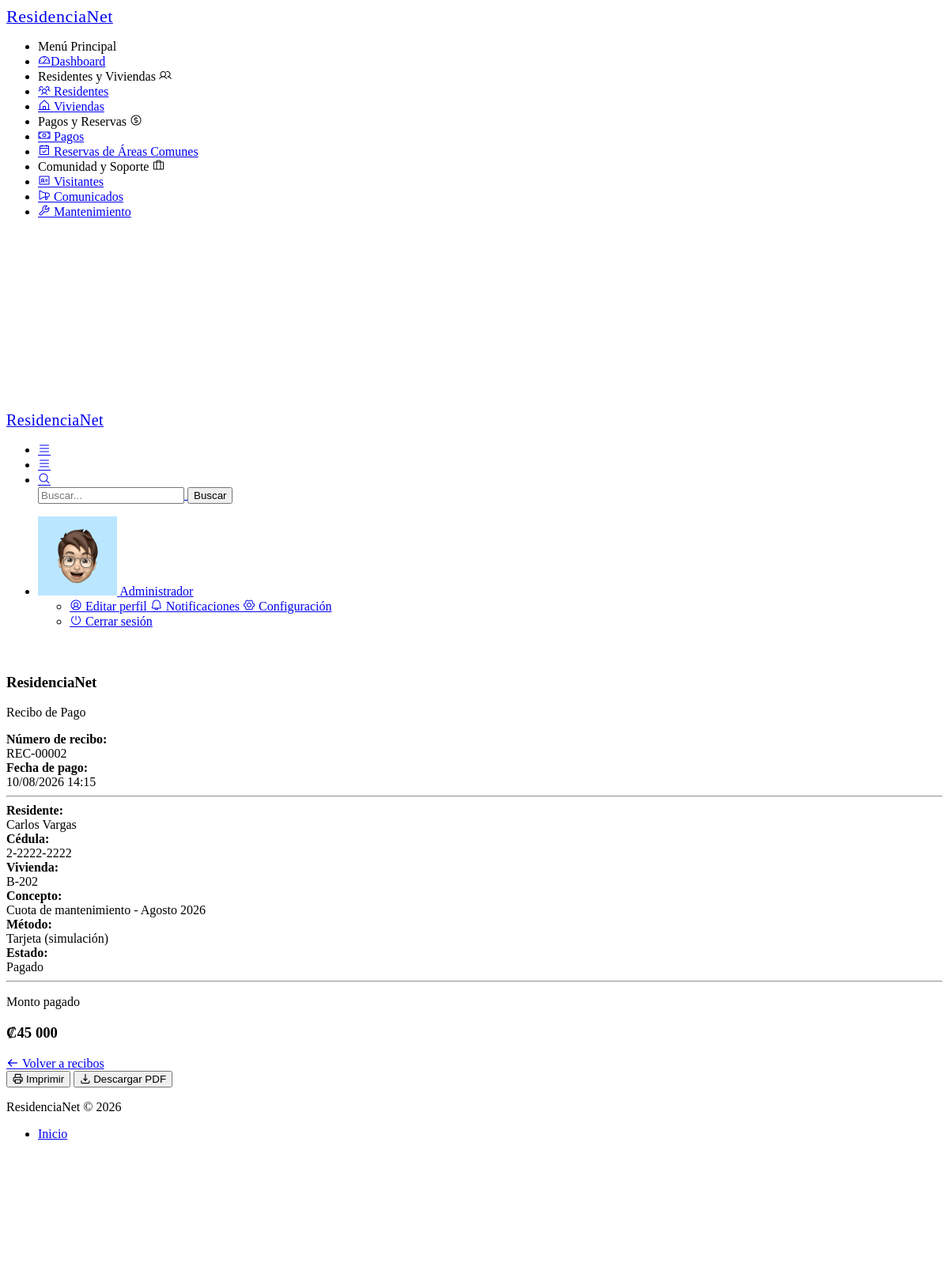
The page /pago/recibo/2 (signed in) on the database its author committed.
### tables this page shows
CREATE TABLE IF NOT EXISTS pagos (
    id INT AUTO_INCREMENT PRIMARY KEY,
    cuota_id INT NOT NULL UNIQUE,
    monto DECIMAL(10,2) NOT NULL,
    fecha_pago DATETIME NOT NULL,
    metodo_pago VARCHAR(50) NOT NULL,
    numero_recibo VARCHAR(20) UNIQUE,
    estado ENUM('Completado') DEFAULT 'Completado',
    created_at TIMESTAMP DEFAULT CURRENT_TIMESTAMP,

    FOREIGN KEY (cuota_id)
        REFERENCES cuotas(id)
        ON DELETE CASCADE
);

CREATE TABLE IF NOT EXISTS residentes (
    id INT AUTO_INCREMENT PRIMARY KEY,
    nombre VARCHAR(100) NOT NULL,
    cedula VARCHAR(30) NOT NULL UNIQUE,
    vivienda_id INT NOT NULL,
    tipo_residente ENUM('Propietario', 'Inquilino', 'Familiar') NOT NULL,
    telefono VARCHAR(30) NOT NULL,
    correo VARCHAR(100) NOT NULL,
    fecha_ingreso DATE NOT NULL,
    estado ENUM('Activo', 'Inactivo') DEFAULT 'Activo',
    observaciones TEXT,
    created_at TIMESTAMP DEFAULT CURRENT_TIMESTAMP,
    FOREIGN KEY (vivienda_id) REFERENCES viviendas(id)
);

CREATE TABLE IF NOT EXISTS viviendas (
    id INT AUTO_INCREMENT PRIMARY KEY,
    identificador VARCHAR(50) NOT NULL,
    tipo ENUM('Apartamento', 'Casa', 'Local Comercial') NOT NULL,
    propietario VARCHAR(100),
    area DECIMAL(10,2) NOT NULL,
    num_habitantes INT DEFAULT 0,
    estado ENUM('Disponible', 'Ocupada', 'En mantenimiento') DEFAULT 'Disponible',
    observaciones TEXT,
    created_at TIMESTAMP DEFAULT CURRENT_TIMESTAMP
);

CREATE TABLE IF NOT EXISTS cuotas (
    id INT AUTO_INCREMENT PRIMARY KEY,
    residente_id INT NOT NULL,
    periodo DATE NOT NULL,
    monto DECIMAL(10,2) NOT NULL,
    fecha_vencimiento DATE NOT NULL,
    estado ENUM('Pendiente', 'Pagada') DEFAULT 'Pendiente',
    created_at TIMESTAMP DEFAULT CURRENT_TIMESTAMP,

    FOREIGN KEY (residente_id)
        REFERENCES residentes(id)
        ON DELETE CASCADE,

    UNIQUE (residente_id, periodo)
);

### app/controllers/PagoController.php (called while the page is built, shortened)
<?php
require_once '../app/core/Controller.php';
class PagoController extends Controller {
    private $pagoModel;
    public function __construct() {
        $this->pagoModel = $this->model('Pago');
    }
    public function recibo($id = null) {
        $pago = $this->pagoModel->getPagoById($id);
        $this->view('pagos/recibo', ['pago' => $pago]);
    }
}

### app/core/app.php (called while the page is built, shortened)
<?php
class App {
    protected $method = 'index';
    public function __construct() {
        $url = $this->parseUrl();
        if (isset($url[0]) && file_exists('../app/controllers/' . ucfirst($url[0]) . 'Controller.php')) {
            unset($url[0]);
        }
        $this->controller = new $this->controller;
        if (isset($url[1])) {
            if (method_exists($this->controller, $url[1])) {
                $this->method = $url[1];
                unset($url[1]);
            }
        }
        $this->params = $url ? array_values($url) : [];
        call_user_func_array([$this->controller, $this->method], $this->params);
    }
    public function parseUrl() {
        if (isset($_GET['url'])) {
            return explode('/', filter_var(rtrim($_GET['url'], '/'), FILTER_SANITIZE_URL));
        }
        return [];
    }
}

### public/index.php (called while the page is built, shortened)
<?php
require_once '../app/core/app.php';
require_once '../app/core/controller.php';
$app = new App();

### app/config/database.php (called while the page is built, shortened)
<?php
class Database {
    private static $instance = null;
    private $conn;
    private function __construct() {
        try {
            $this->conn = new mysqli(DB_HOST, DB_USER, DB_PASS, DB_NAME);
            $this->conn->set_charset("utf8");
        } catch (mysqli_sql_exception $e) {
            die("Error de conexión a la base de datos. Verifica que MySQL esté encendido y la base '" . DB_NAME . "' exista. Detalle: " . $e->getMessage());
        }
    }
    public static function getInstance() {
        if (!self::$instance) {
            self::$instance = new Database();
        }
        return self::$instance;
    }
    public function getConnection() {
        return $this->conn;
    }
}

### app/models/Pago.php (called while the page is built, shortened)
<?php
require_once '../app/config/database.php';
class Pago {
    private $db;
    public function __construct() {
        $this->db = Database::getInstance()->getConnection();
    }
    public function getPagoById($id) {
        $query = "SELECT pagos.*,
                         cuotas.periodo,
                         cuotas.fecha_vencimiento,
                         residentes.nombre AS residente_nombre,
                         residentes.cedula AS residente_cedula,
                         viviendas.identificador AS vivienda_identificador
                  FROM pagos
                  JOIN cuotas ON pagos.cuota_id = cuotas.id
                  JOIN residentes ON cuotas.residente_id = residentes.id
                  JOIN viviendas ON residentes.vivienda_id = viviendas.id
                  WHERE pagos.id = ?";
        $stmt = $this->db->prepare($query);
        $stmt->bind_param("i", $id);
        $stmt->execute();
        return $stmt->get_result()->fetch_assoc();
    }
}

### app/views/pagos/recibo.php (the view, shortened to what this page needs)
<?php
include '../app/views/layouts/header.php';
include '../app/views/layouts/sidebar.php';
include '../app/views/layouts/topbar.php';
$meses = [
    1 => 'Enero',
    2 => 'Febrero',
    3 => 'Marzo',
    4 => 'Abril',
    5 => 'Mayo',
    6 => 'Junio',
    7 => 'Julio',
    8 => 'Agosto',
    9 => 'Septiembre',
    10 => 'Octubre',
    11 => 'Noviembre',
    12 => 'Diciembre'
];
$periodoTimestamp = strtotime($pago['periodo']);
$periodoTexto = $meses[(int)date('n', $periodoTimestamp)] . ' ' . date('Y', $periodoTimestamp);
$montoFormato = number_format((float)$pago['monto'], 0, ',', ' ');
$fechaPagoFormato = date('d/m/Y H:i', strtotime($pago['fecha_pago']));
?>
<div class="pc-container">
    <div class="pc-content">
        <div class="row">
            <div class="col-lg-8 mx-auto">
                <div
                    class="card"
                    id="recibo-pago"
                    data-numero="<?= htmlspecialchars($pago['numero_recibo'], ENT_QUOTES, 'UTF-8') ?>"
                    data-fecha="<?= htmlspecialchars($fechaPagoFormato, ENT_QUOTES, 'UTF-8') ?>"
                    data-residente="<?= htmlspecialchars($pago['residente_nombre'], ENT_QUOTES, 'UTF-8') ?>"
                    data-cedula="<?= htmlspecialchars($pago['residente_cedula'], ENT_QUOTES, 'UTF-8') ?>"
                    data-vivienda="<?= htmlspecialchars($pago['vivienda_identificador'], ENT_QUOTES, 'UTF-8') ?>"
                    data-concepto="<?= htmlspecialchars('Cuota de mantenimiento - ' . $periodoTexto, ENT_QUOTES, 'UTF-8') ?>"
                    data-metodo="<?= htmlspecialchars($pago['metodo_pago'], ENT_QUOTES, 'UTF-8') ?>"
                    data-monto="<?= htmlspecialchars($montoFormato, ENT_QUOTES, 'UTF-8') ?>"
                >
                    <div class="card-header text-center">
                        <h3 class="mb-1">ResidenciaNet</h3>
                        <p class="mb-0">Recibo de Pago</p>
                    </div>
                    <div class="card-body">
                        <div class="row mb-4">
                            <div class="col-md-6">
                                <strong>Número de recibo:</strong><br>
                                <?= htmlspecialchars($pago['numero_recibo']) ?>
                            </div>
                            <div class="col-md-6 text-md-end">
                                <strong>Fecha de pago:</strong><br>
                                <?= htmlspecialchars($fechaPagoFormato) ?>
                            </div>
                        </div>
                        <hr>
                        <div class="row">
                            <div class="col-md-6 mb-3">
                                <strong>Residente:</strong><br>
                                <?= htmlspecialchars($pago['residente_nombre']) ?>
                            </div>
                            <div class="col-md-6 mb-3">
                                <strong>Cédula:</strong><br>
                                <?= htmlspecialchars($pago['residente_cedula']) ?>
                            </div>
                            <div class="col-md-6 mb-3">
                                <strong>Vivienda:</strong><br>
                                <?= htmlspecialchars($pago['vivienda_identificador']) ?>
                            </div>
                            <div class="col-md-6 mb-3">
                                <strong>Concepto:</strong><br>
                                Cuota de mantenimiento - <?= htmlspecialchars($periodoTexto) ?>
                            </div>
                            <div class="col-md-6 mb-3">
                                <strong>Método:</strong><br>
                                <?= htmlspecialchars($pago['metodo_pago']) ?>
                            </div>
                            <div class="col-md-6 mb-3">
                                <strong>Estado:</strong><br>
                                <span class="badge bg-success">Pagado</span>
                            </div>
                        </div>
                        <hr>
                        <div class="text-end">
                            <p class="text-muted mb-1">Monto pagado</p>
                            <h3>₡<?= htmlspecialchars($montoFormato) ?></h3>
                        </div>
                    </div>
                </div>
                <div class="d-flex justify-content-between mt-3 flex-wrap gap-2 no-print">
                    <a href="<?= BASE_URL ?>/pago/recibos" class="btn btn-secondary">
                        <i class="feather icon-arrow-left"></i>
                        Volver a recibos
                    </a>
                    <div class="d-flex gap-2">
                        <button type="button" class="btn btn-outline-info" onclick="window.print()">
                            <i class="feather icon-printer"></i>
                            Imprimir
                        </button>
                        <button type="button" class="btn btn-info" id="descargar-pdf">
                            <i class="feather icon-download"></i>
                            Descargar PDF
                        </button>
                    </div>
                </div>
            </div>
        </div>
    </div>
</div>
<?php
include '../app/views/layouts/footer.php';
include '../app/views/layouts/scripts.php';
?>

### rows shown on the page
pagos: numero_recibo "REC-00002", fecha_pago "10/08/2026 14:15", residentes.nombre "Carlos Vargas", residentes.cedula "2-2222-2222", viviendas.identificador "B-202", cuota.periodo "Agosto 2026", metodo_pago "Tarjeta (simulación)", monto "45 000"

### other values the page prints
$_SESSION['user_name'] "Administrador"
